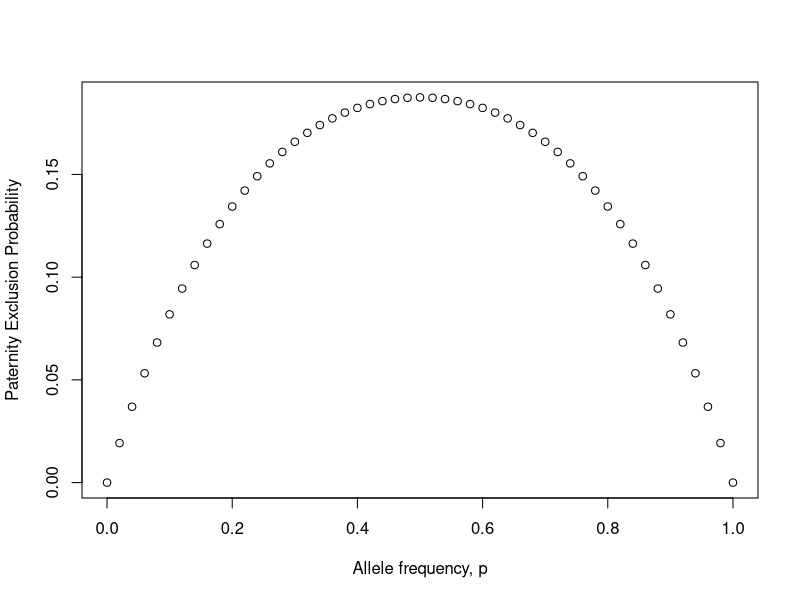

Generate this figure with R:
## ---- chunk 1
p <- seq(0,1,by=0.02)
q <- 1-p
Pexcl <- p*q*(1-p*q)
plot(Pexcl ~ p, xlab="Allele frequency, p", ylab="Paternity Exclusion Probability")
## ---- chunk 2
p <- rep( 0.5*0.5*(1-0.5*0.5), 5 )
p

ptot <- 1
for( i in 1:length(p))
  ptot <- ptot * (1-p[i])
1-ptot
## ---- chunk 3
p <- rep( 0.5*0.5*(1-0.5*0.5), 10 )


ptot <- 1
for( i in 1:length(p))
  ptot <- ptot * (1-p[i])
1-ptot
## ---- chunk 4
p <- rep( 0.5*0.5*(1-0.5*0.5), 20 )

ptot <- 1
for( i in 1:length(p))
  ptot <- ptot * (1-p[i])
1-ptot
## ---- chunk 5


freqs <- data.frame( Stratum=rep(c("Population A","Population B","Population C"),each=2), Locus="Locus1")
freqs$Allele <- rep( c("A","B"), times=3)
freqs$Frequency <- c( 0.1, 0.9, 0.4,0.6, 0.7, 0.3)
freqs
